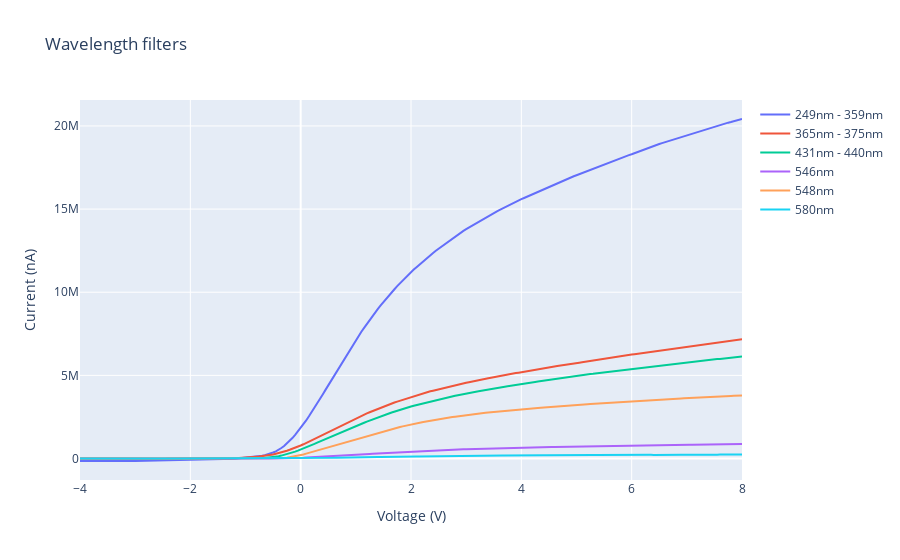

Notebook code for this chart:
### Code cell
# now combine all the data into one plot
fig = go.Figure()
fig.add_trace(go.Scatter(x=df_1['applied voltage (volts)'], y=df_1['measured current (nanoamps)'], mode='lines', name='249nm - 359nm'))
fig.add_trace(go.Scatter(x=df_2['applied voltage (volts)'], y=df_2['measured current (nanoamps)'], mode='lines', name='365nm - 375nm'))
fig.add_trace(go.Scatter(x=df_3['applied voltage (volts)'], y=df_3['measured current (nanoamps)'], mode='lines', name='431nm - 440nm'))
fig.add_trace(go.Scatter(x=df_4['applied voltage (volts)'], y=df_4['measured current (nanoamps)'], mode='lines', name='546nm'))
fig.add_trace(go.Scatter(x=df_5['applied voltage (volts)'], y=df_5['measured current (nanoamps)'], mode='lines', name='548nm'))
fig.add_trace(go.Scatter(x=df_6['applied voltage (volts)'], y=df_6['measured current (nanoamps)'], mode='lines', name='580nm'))
fig.update_layout(title='Wavelength filters', xaxis_title='Voltage (V)', yaxis_title='Current (nA)')
fig.show()

### Figure 1 — Plotly figure (JSON) as saved in the notebook; plotly's stock layout.template omitted (floating-point values rounded to 4 significant figures; data arrays with more than 128 entries replaced by an {"elided": "..."} marker saying what was removed)
{"data": [{"mode": "lines", "name": "249nm - 359nm", "type": "scatter", "x": {"elided": "241 float values"}, "y": {"elided": "241 float values"}}, {"mode": "lines", "name": "365nm - 375nm", "type": "scatter", "x": {"elided": "241 float values"}, "y": {"elided": "241 float values"}}, {"mode": "lines", "name": "431nm - 440nm", "type": "scatter", "x": {"elided": "241 float values"}, "y": {"elided": "241 float values"}}, {"mode": "lines", "name": "546nm", "type": "scatter", "x": {"elided": "241 float values"}, "y": {"elided": "241 float values"}}, {"mode": "lines", "name": "548nm", "type": "scatter", "x": {"elided": "241 float values"}, "y": {"elided": "241 float values"}}, {"mode": "lines", "name": "580nm", "type": "scatter", "x": {"elided": "241 float values"}, "y": {"elided": "241 float values"}}], "layout": {"title": {"text": "Wavelength filters"}, "xaxis": {"title": {"text": "Voltage (V)"}}, "yaxis": {"title": {"text": "Current (nA)"}}}}
